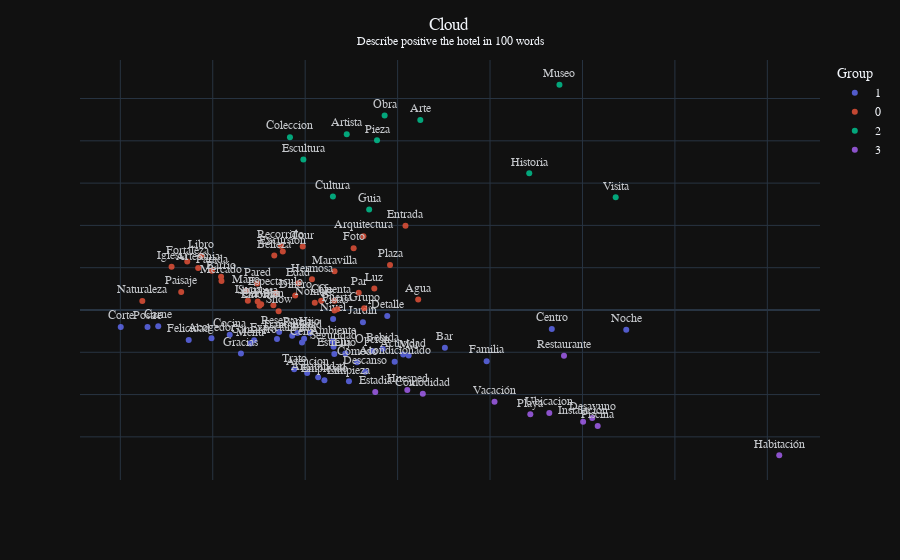

The code cell stored with this chart in its notebook:
### Code cell
generar_100_words(df_positive, title='Describe positive the hotel in 100 words')

### Figure 1 — Plotly figure (JSON) as saved in the notebook; plotly's stock layout.template omitted (floating-point values rounded to 4 significant figures)
{"data": [{"hovertemplate": "Group=1<br>X-Axis Label=%{x}<br>Y-Axis Label=%{y}<br>Word=%{text}<extra></extra>", "legendgroup": "1", "marker": {"color": "#636efa", "symbol": "circle"}, "mode": "markers+text", "name": "1", "opacity": 0.8, "orientation": "v", "showlegend": true, "text": ["Acogedor", "Acondicionado", "Actividad", "Amabilidad", "Ambiente", "Atencion", "Bar", "Bebida", "Camarero", "Carne", "Cena", "Centro", "Cocina", "Comodo", "Corte", "Descanso", "Detalle", "Empleado", "Estrella", "Expectativa", "Familia", "Felicidad", "Gracias", "Hijo", "Jardín", "Limpieza", "Lujo", "Mar", "Menu", "Nivel", "Noche", "Opción", "Pareja", "Plato", "Postre", "Reserva", "Seguridad", "Tranquilidad", "Trato"], "textposition": "top center", "type": "scatter", "x": [0.1493, 0.2484, 0.253, 0.207, 0.2148, 0.2011, 0.2756, 0.2419, 0.1724, 0.1205, 0.1983, 0.3334, 0.1592, 0.2281, 0.1002, 0.2324, 0.2444, 0.2104, 0.2158, 0.1847, 0.2982, 0.137, 0.1653, 0.2026, 0.2312, 0.2237, 0.2217, 0.256, 0.1704, 0.2151, 0.3737, 0.2363, 0.1958, 0.1994, 0.1147, 0.1859, 0.2154, 0.193, 0.1941], "xaxis": "x", "y": [-0.06686, -0.1225, -0.1054, -0.1592, -0.07447, -0.1489, -0.08909, -0.09179, -0.0717, -0.03832, -0.07669, -0.04512, -0.05859, -0.1236, -0.04032, -0.1462, -0.01442, -0.1661, -0.104, -0.06855, -0.121, -0.07075, -0.1026, -0.05436, -0.02881, -0.1686, -0.1026, -0.1078, -0.07901, -0.0212, -0.04688, -0.09689, -0.05446, -0.06788, -0.04039, -0.05234, -0.08709, -0.06088, -0.1403], "yaxis": "y"}, {"hovertemplate": "Group=0<br>X-Axis Label=%{x}<br>Y-Axis Label=%{y}<br>Word=%{text}<extra></extra>", "legendgroup": "0", "marker": {"color": "#EF553B", "symbol": "circle"}, "mode": "markers+text", "name": "0", "opacity": 0.8, "orientation": "v", "showlegend": true, "text": ["Agua", "Arquitectura", "Artesania", "Barrio", "Belleza", "Cafe", "Cerveza", "Cuenta", "Dinero", "Edad", "Entorno", "Entrada", "Espectaculo", "Excursion", "Fortaleza", "Foto", "Grupo", "Hermosa", "Iglesia", "Libro", "Lucia", "Luz", "Mano", "Maravilla", "Mercado", "Naturaleza", "Nombre", "Paisaje", "Par", "Parada", "Pared", "Plan", "Plaza", "Puerta", "Recorrido", "Show", "Sorpresa", "Tour", "Vistas"], "textposition": "top center", "type": "scatter", "x": [0.2611, 0.2315, 0.1421, 0.1545, 0.1833, 0.2086, 0.1762, 0.2158, 0.1946, 0.1963, 0.1753, 0.2543, 0.1841, 0.1879, 0.1362, 0.2262, 0.2319, 0.2037, 0.1277, 0.1437, 0.169, 0.2374, 0.1682, 0.2159, 0.1547, 0.1119, 0.2052, 0.1329, 0.229, 0.1495, 0.174, 0.1828, 0.2459, 0.2174, 0.1869, 0.1856, 0.1743, 0.1987, 0.2158], "xaxis": "x", "y": [0.02465, 0.1746, 0.09906, 0.07863, 0.1291, 0.02163, 0.01331, 0.02168, 0.03433, 0.06294, 0.009987, 0.1993, 0.03999, 0.1386, 0.1147, 0.146, 0.00386, 0.07256, 0.1025, 0.1284, 0.02163, 0.05054, 0.04529, 0.0915, 0.06844, 0.02132, 0.01702, 0.04242, 0.04098, 0.09291, 0.0627, 0.01129, 0.1063, 0.00184, 0.1513, -0.002943, 0.0202, 0.1499, -0.0009268], "yaxis": "y"}, {"hovertemplate": "Group=2<br>X-Axis Label=%{x}<br>Y-Axis Label=%{y}<br>Word=%{text}<extra></extra>", "legendgroup": "2", "marker": {"color": "#00cc96", "symbol": "circle"}, "mode": "markers+text", "name": "2", "opacity": 0.8, "orientation": "v", "showlegend": true, "text": ["Arte", "Artista", "Coleccion", "Cultura", "Escultura", "Guia", "Historia", "Museo", "Obra", "Pieza", "Visita"], "textposition": "top center", "type": "scatter", "x": [0.2623, 0.2225, 0.1918, 0.215, 0.199, 0.2346, 0.3212, 0.3375, 0.243, 0.2389, 0.368], "xaxis": "x", "y": [0.4494, 0.4158, 0.4086, 0.2685, 0.3559, 0.2379, 0.323, 0.5326, 0.4599, 0.4012, 0.2664], "yaxis": "y"}, {"hovertemplate": "Group=3<br>X-Axis Label=%{x}<br>Y-Axis Label=%{y}<br>Word=%{text}<extra></extra>", "legendgroup": "3", "marker": {"color": "#ab63fa", "symbol": "circle"}, "mode": "markers+text", "name": "3", "opacity": 0.8, "orientation": "v", "showlegend": true, "text": ["Comodidad", "Desayuno", "Estadia", "Habitación", "Huesped", "Instalación", "Piscina", "Playa", "Restaurante", "Ubicacion", "Vacación"], "textposition": "top center", "type": "scatter", "x": [0.2636, 0.3553, 0.2379, 0.4564, 0.2552, 0.3503, 0.3582, 0.3218, 0.34, 0.3321, 0.3024], "xaxis": "x", "y": [-0.1981, -0.2557, -0.1938, -0.3435, -0.1891, -0.2641, -0.2743, -0.2465, -0.1085, -0.2438, -0.2169], "yaxis": "y"}], "layout": {"font": {"family": "Arial", "size": 12}, "hovermode": "closest", "legend": {"title": {"text": "Group"}, "tracegroupgap": 0}, "margin": {"t": 60}, "title": {"text": "Cloud <br><sup> Describe positive the hotel in 100 words </sup>", "x": 0.5}, "xaxis": {"anchor": "y", "domain": [0, 1], "linecolor": "gray", "linewidth": 2, "showline": false, "showticklabels": false, "tickformat": ".2f", "ticks": "", "title": {"text": " "}}, "yaxis": {"anchor": "x", "domain": [0, 1], "linecolor": "gray", "linewidth": 2, "showline": false, "showticklabels": false, "tickformat": ".2f", "ticks": "", "title": {"text": " "}}}}
